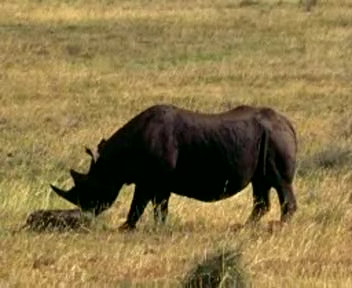
%> input picture Input/frame_51.png, 352 x 288 px
$ octave --eval "result = patchUniformSampling(imread('Input/frame_51.png'));"   (GNU Octave 9; MATLAB toolbox functions it lacks are replaced by stand-ins)
%> lines starting %> are read from the running program, lines starting %| are printed output that depends on the picture
### regionadjacency.m
% REGIONADJACENCY Computes adjacency matrix for image of labeled segmented regions
%
% Usage:  [Am, Al] = regionadjacency(L, connectivity)
%
% Arguments:  L - A region segmented image, such as might be produced by a
%                 graph cut or superpixel algorithm.  All pixels in each
%                 region are labeled by an integer.
%  connectivity - 8 or 4.  If not specified connectivity defaults to 8.
%
% Returns:   Am - An adjacency matrix indicating which labeled regions are
%                 adjacent to each other, that is, they share boundaries. Am
%                 is sparse to save memory.
%            Al - A cell array representing the adjacency list corresponding
%                 to Am.  Al{n} is an array of the region indices adjacent to
%                 region n.
%
% Regions with a label of 0 are not processed. They are considered to be
% 'background regions' that are not to be considered.  If you want to include
% these regions you should assign a new positive label to these areas using, say
% >> L(L==0) = max(L(:)) + 1;
%
% See also: CLEANUPREGIONS, RENUMBERREGIONS, SLIC

% Copyright (c) 2013 Peter Kovesi
% Centre for Exploration Targeting
% School of Earth and Environment
% The University of Western Australia
% peter.kovesi at uwa edu au
%
% Permission is hereby granted, free of charge, to any person obtaining a copy
% of this software and associated documentation files (the "Software"), to deal
% in the Software without restriction, subject to the following conditions:
%
% The above copyright notice and this permission notice shall be included in
% all copies or substantial portions of the Software.
%
% February 2013  Original version
% July     2013  Speed improvement in sparse matrix formation (4x)

function  [Am, varargout] = regionadjacency(L, connectivity)

    if ~exist('connectivity', 'var'), connectivity = 8; end
    [rows,cols] = size(L);

    % Identify the unique labels in the image, excluding 0 as a label.
    labels = setdiff(unique(L(:))',0);

    if isempty(labels)
        warning('There are no objects in the image')
        Am = [];
        Al = {};
        return
    end

    N = max(labels);    % Required size of adjacency matrix

    % Strategy:  Step through the labeled image.  For 8-connectedness inspect
    % pixels as follows and set the appropriate entries in the adjacency
    % matrix.
    %      x - o
    %    / | \
    %  o   o   o
    %
    % For 4-connectedness we only inspect the following pixels
    %      x - o
    %      |
    %      o
    %
    % Becuase the adjacency search looks 'forwards' a final OR operation is
    % performed on the adjacency matrix and its transpose to ensure
    % connectivity both ways.

    % Allocate vectors for forming row, col, value triplets used to construct
    % sparse matrix.  Forming these vectors first is faster than filling
    % entries directly into the sparse matrix
    i = zeros(rows*cols,1);  % row value
    j = zeros(rows*cols,1);  % col value
    s = zeros(rows*cols,1);  % value

    if connectivity == 8
        n = 1;
        for r = 1:rows-1

            % Handle pixels in 1st column
            i(n) = L(r,1); j(n) = L(r  ,2); s(n) = 1; n=n+1;
            i(n) = L(r,1); j(n) = L(r+1,1); s(n) = 1; n=n+1;
            i(n) = L(r,1); j(n) = L(r+1,2); s(n) = 1; n=n+1;

            % ... now the rest of the column
            for c = 2:cols-1
               i(n) = L(r,c); j(n) = L(r  ,c+1); s(n) = 1; n=n+1;
               i(n) = L(r,c); j(n) = L(r+1,c-1); s(n) = 1; n=n+1;
               i(n) = L(r,c); j(n) = L(r+1,c  ); s(n) = 1; n=n+1;
               i(n) = L(r,c); j(n) = L(r+1,c+1); s(n) = 1; n=n+1;
            end
        end

    elseif connectivity == 4
        n = 1;
        for r = 1:rows-1
            for c = 1:cols-1
                i(n) = L(r,c); j(n) = L(r  ,c+1); s(n) = 1; n=n+1;
                i(n) = L(r,c); j(n) = L(r+1,c  ); s(n) = 1; n=n+1;
            end
        end

    else
        error('Connectivity must be 4 or 8');
    end

    % Form the logical sparse adjacency matrix
    Am = logical(sparse(i, j, s, N, N));

    % Zero out the diagonal
    for r = 1:N
        Am(r,r) = 0;
    end

    % Ensure connectivity both ways for all regions.
    Am = Am | Am';

    % If an adjacency list is requested...
    if nargout == 2
        Al = cell(N,1);
        for r = 1:N
            Al{r} = find(Am(r,:));
        end
        varargout{1} = Al;
    end


### rgb2lab.m
% RGB2LAB - RGB to L*a*b* colour space
%
% Usage: Lab = rgb2lab(im)
%
% This function wraps up calls to MAKECFORM and APPLYCFORM in a conveenient
% form.  Note that if the image is of type uint8 this function casts it to
% double and divides by 255 so that the transformed image can have the
% proper negative values for a and b.  (If the image is left as uint8 MATLAB
% will shift the values into the range 0-255)
%
% See also: RGB2NRGB, RGB2CMYK

% Copyright (c) 2009 Peter Kovesi
% School of Computer Science & Software Engineering
% The University of Western Australia
% pk at csse uwa edu au
% http://www.csse.uwa.edu.au/

% PK May 2009

function Lab = rgb2lab(im)

    cform = makecform('srgb2lab');
    if strcmp(class(im),'uint8')
        im = double(im)/255;
    end
    Lab = applycform(im, cform);

### patchUniformSampling.m
%% This code segments an image into n*n non-overlapping patches
%
% Input:    im - image
%           n - height and width of the patch
% Output:   lp - labelled image of patches
%           am - Adjeacency matrix of patches
%           pt - Patch attribute structure array with fields:
%                   L  - Mean L* value
%                   a  - Mean a* value
%                   b  - Mean b* value
%                   r  - Mean row value
%                   c  - Mean column value
%%
function [lp, am, pt] = patchUniformSampling(im, n)
if nargin<2
    n = 10; % Default height and width of the patch
end
% Constructing labelled non-overlapping patches
rows = round(size(im,1)/n);
%> rows = 29
cols = round(size(im,2)/n);
%> cols = 35
no_of_pt = rows*cols;
%> no_of_pt = 1015
im = imresize(im,[rows*n,cols*n]);   % Resizing an image into dimension that is divisible by n

lp = zeros([size(im,1), size(im,2)]);   % Initializing labelled patches
pt = struct('L', cell(1,no_of_pt), 'a', cell(1,no_of_pt), 'b',  cell(1,no_of_pt), 'r', cell(1,no_of_pt), 'c', cell(1,no_of_pt));
%> pt = 1015 items

k = 1;  % Label of the patches
for i = 1 : rows
    for j = 1 : cols
        lp(((i*n)-(n-1)):(i*n),((j*n)-(n-1)):(j*n)) = k;
        pt(k).r = (((i*n)-(n-1))+(i*n))/2;
        pt(k).c = (((j*n)-(n-1))+(j*n))/2;
        k = k+1;
    end
end
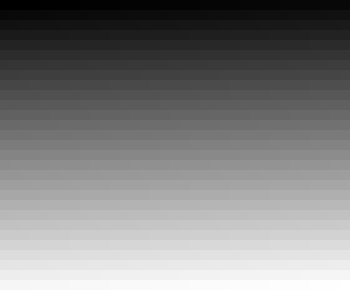
%> lp: size 290x350 double; min 1, max 1015, mean 508; drawn with min black and max white
%> after the loop, k = 1016

% Constructing adjacency matrix using labelled patches
[am] = regionadjacency(lp, 8);
%> after the loop in regionadjacency, `for r = 1:N`:
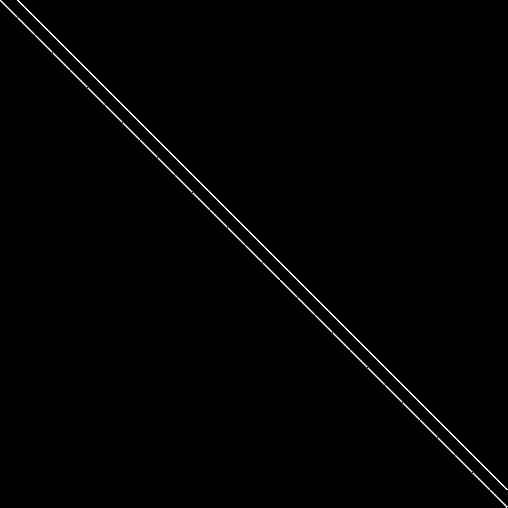
%> Am: size 1015x1015 logical (shown at 1/2 size); 0.47% white in thin lines or dots

% Abstracting each patch to calculate the average Lab and position xy
lab_image = rgb2lab(im);    % Corresponding Lab image of the input image
%> in rgb2lab, `Lab = applycform(im, cform);`: Lab: size 290x350x3 double; mean of channels 1, 2, 3 49.6, 3.3, 27.3
L_channel = lab_image(:,:,1);
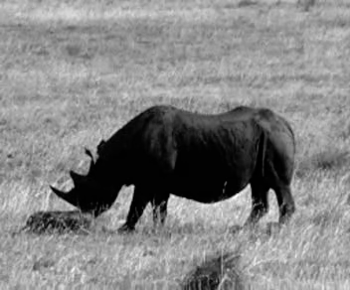
%> L_channel: size 290x350 double; min 0, max 95.03, mean 49.6; drawn with min black and max white
a_channel = lab_image(:,:,2);
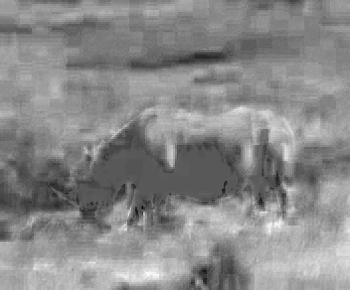
%> a_channel: size 290x350 double; min -10.1, max 14.79, mean 3.3; drawn with min black and max white
b_channel = lab_image(:,:,3);
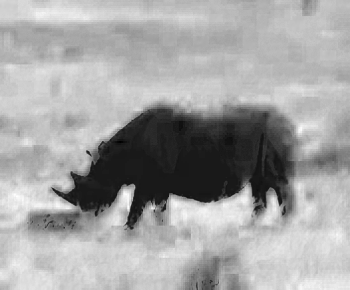
%> b_channel: size 290x350 double; min -3.74, max 44.57, mean 27.3; drawn with min black and max white
for i = 1 : no_of_pt
    pt(i).L = mean(mean(L_channel(lp==i)));
    pt(i).a = mean(mean(a_channel(lp==i)));
    pt(i).b = mean(mean(b_channel(lp==i)));
end
%> after the loop, pt = 1015 items; first 5, L, a, b, r and c: 67.45 5.17 35.84 5.5 5.5, 68.28 4.57 36.05 5.5 15.5, 66.87 2.86 37.06 5.5 25.5, 62.83 3.52 35.91 5.5 35.5, 65.19 3.29 35.73 5.5 45.5
end
